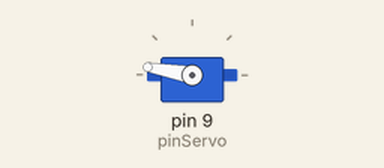
Recording of a sketch running on a simulated Arduino Uno, built with avr-gcc and run on an emulated ATmega328P. Parts: servo.

Above: at 0.1 s.
At 3.1 s:
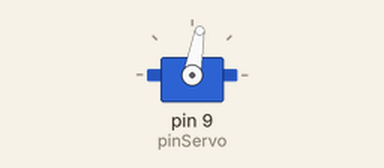
Timing chart, 0 to 4.6 s (numbered marks = the images above):
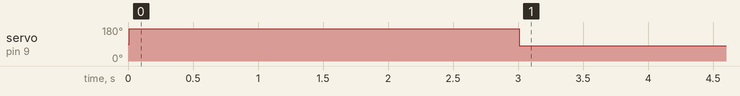

The sketch:

Jellibi-AGV-01-02-Servo2-Basic.ino
```cpp
#include <Servo.h>

#define SERVO_DOWN  90-10   // Down 위치 (10 정도 더 아래)
#define SERVO_UP    180-10  // Up 위치 (떨림 방지)
#define SERVO_DEF   SERVO_DOWN   // 기본 위치

#define pinServo   9   // 리프터(서보)모터 핀 번호

Servo servo;   // 리프터용 서보 모터 인스턴스 선언


void setup()
{
  servo.attach( pinServo ); // 서보1 연결
  delay( 10 );

  servo.write( SERVO_UP );  // 리프터1 위로 올림
  delay( 3000 );

  servo.write( SERVO_DOWN ); // 리프터1 아래로 내림
  delay( 300 );

  servo.detach(); // 서보1 연결 해제
  delay( 10 );
}

void loop()
{
}
```
